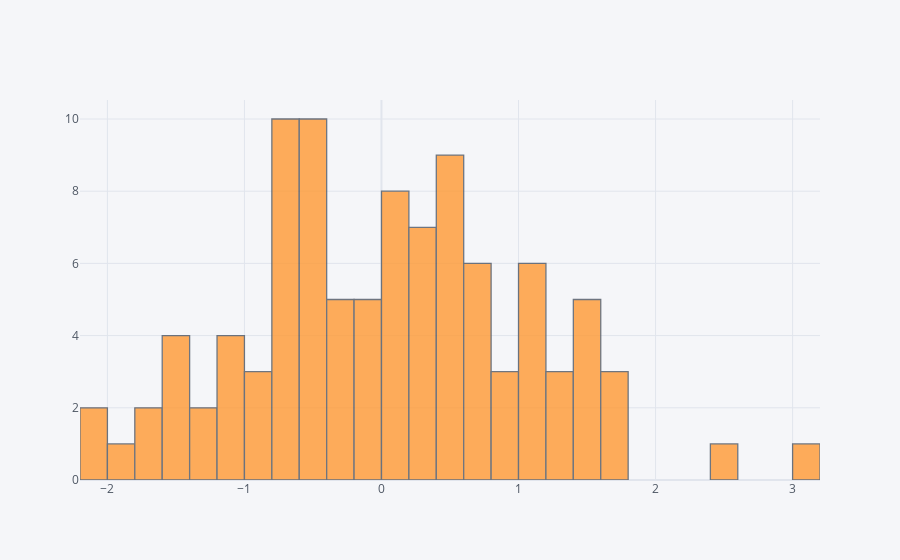

The notebook cell this image was saved under:
### Markdown cell above
## histogram

### Code cell
df['A'].iplot(kind='hist',bins=40)

### Figure 1 — Plotly figure (JSON) as saved in the notebook; plotly's stock layout.template omitted (floating-point values rounded to 4 significant figures)
{"data": [{"histfunc": "count", "histnorm": "", "marker": {"color": "rgba(255, 153, 51, 1.0)", "line": {"color": "#4D5663", "width": 1.3}}, "name": "A", "nbinsx": 40, "opacity": 0.8, "orientation": "v", "type": "histogram", "x": [1.305, 0.0706, -0.6274, 0.004263, 0.3327, 0.6381, 0.2495, -0.6635, 0.6836, 1.577, -0.7727, -1.543, 1.642, 1.55, 0.3932, -1.043, -1.625, -0.7917, -1.289, 1.004, -0.5589, -0.4641, -0.1117, -0.5238, 0.1821, -0.5069, -1.132, -0.7094, 1.283, 0.288, -1.449, 0.0802, -0.4266, 0.007713, -0.23, -0.4031, -0.5208, 0.487, -0.6953, -1.967, 0.3833, 1.012, 0.9487, -0.2939, 1.488, -1.139, 0.7328, -0.5071, -2.004, -0.7075, -0.01936, 1.422, 0.392, 0.4766, 0.9078, 1.35, -0.6443, -0.8157, 0.8546, 0.02733, -1.409, -1.162, 0.5517, 1.197, 1.413, -2.135, -0.8014, 0.5338, 0.4753, 0.6216, 0.6197, -0.254, 0.569, -0.1504, -1.235, 0.6269, 1.625, 0.5511, 1.007, -0.2772, -0.4905, -1.7, 0.407, 0.1699, 0.2564, -0.04784, 1.743, -0.6657, -1.572, 2.461, 0.1107, 1.002, 1.107, -0.977, -0.6507, 3.143, -0.3266, 0.5862, -0.4426, -0.1805]}], "layout": {"barmode": "overlay", "legend": {"bgcolor": "#F5F6F9", "font": {"color": "#4D5663"}}, "paper_bgcolor": "#F5F6F9", "plot_bgcolor": "#F5F6F9", "title": {"font": {"color": "#4D5663"}}, "xaxis": {"gridcolor": "#E1E5ED", "showgrid": true, "tickfont": {"color": "#4D5663"}, "title": {"font": {"color": "#4D5663"}, "text": ""}, "zerolinecolor": "#E1E5ED"}, "yaxis": {"gridcolor": "#E1E5ED", "showgrid": true, "tickfont": {"color": "#4D5663"}, "title": {"font": {"color": "#4D5663"}, "text": ""}, "zerolinecolor": "#E1E5ED"}}}
